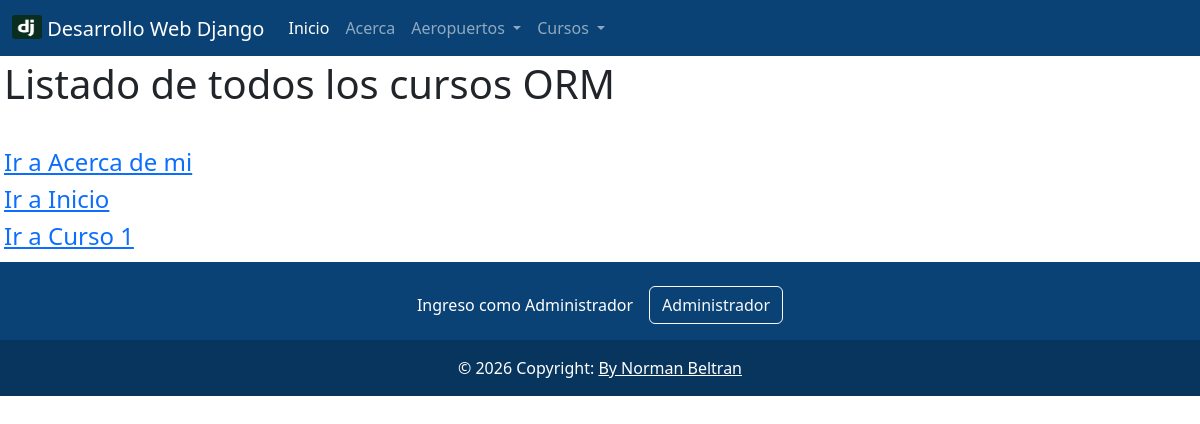
The page /miapp/allcursos_orm/ on the database as committed earlier.
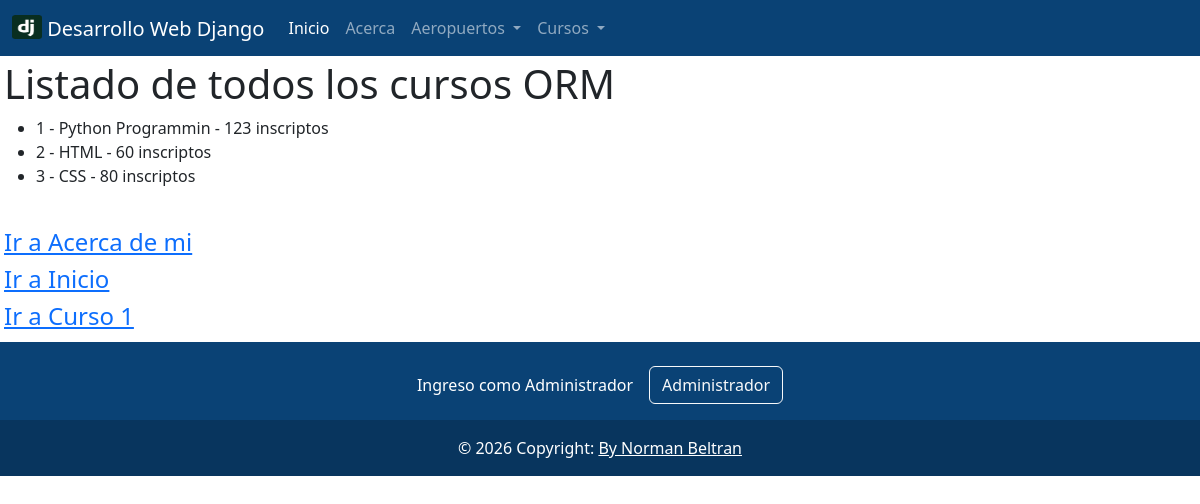
The same page on the database as committed later.
### miapp/models.py (models this page shows, shortened)
class Curso(models.Model):
    nombre = models.CharField(max_length=50)
    inscriptos = models.IntegerField()
    profesor = models.CharField(max_length=50)
    adjunto= models.CharField(max_length=50)

### miapp/views.py (the view)
# urls.py: path("allcursos_orm/", views.allCursos_orm, name="allcursos_orm"),
def allCursos_orm(request):
    cursos = Curso.objects.all()
    ctx={"cursos": cursos}
    return render(request, "miapp/cursos_orm.html", ctx)

### miapp/templates/miapp/cursos_orm.html (shortened to what this page needs)
{% extends 'miapp/base.html' %}
{% load static %}
{% block content %}
<body>
    <h1>Listado de todos los cursos ORM</h1>
    <ul>
        {% for c in cursos %}
            <li>{{ c.id }} - {{ c.nombre }} - {{ c.inscriptos }} inscriptos</li>
        {% endfor %}
    </ul>
</body>
<br>
<h4><a href="{% url 'acerca' %}">Ir a Acerca de mi</a><br></h4>
<h4><a href="{% url 'index' %}">Ir a Inicio</a><br></h4>
<h4><a href="{% url 'uncurso' id=1 %}">Ir a Curso 1</a><br></h4>
{% endblock content %}

### miapp/templates/miapp/base.html (shortened to what this page needs)
{% load static %}
<!doctype html>
<html lang="es">
  <head>
    <link href="https://cdn.jsdelivr.net/npm/bootstrap@5.2.0-beta1/dist/css/bootstrap.min.css" rel="stylesheet">
  </head>
  <body>
    <nav class="navbar navbar-expand-lg navbar-dark" style='background-color: #0a4275;'>
      <div class="container-fluid">
        <a class="navbar-brand mb-0 h1" href="#">
          <img src="{% static 'miapp/django.png' %}" alt="" width="30" height="24" class="d-inline-block align-text-top">
          Desarrollo Web Django</a>
        <div class="collapse navbar-collapse" id="navbarSupportedContent">
          <ul class="navbar-nav me-auto mb-2 mb-lg-0">
            <li class="nav-item">
              <a class="nav-link active" aria-current="page" href="#">Inicio</a>
            </li>
            <li class="nav-item">
              <a class="nav-link" href="#">Acerca</a>
            </li>
            <li class="nav-item dropdown">
              <a class="nav-link dropdown-toggle" href="#" id="navbarDropdown" role="button" data-bs-toggle="dropdown" aria-expanded="false">
                Aeropuertos
              </a>
            </li>
            <li class="nav-item dropdown">
              <a class="nav-link dropdown-toggle" href="#" id="navbarDropdown" role="button" data-bs-toggle="dropdown" aria-expanded="false">
                Cursos
              </a>
            </li>
          </ul>
        </div>
      </div>
    </nav>
    <div class="p-1 pb-1 ">
      {% block content %} {% endblock %}
    </div>
    <section class="">
      <footer class="text-center text-white" style="background-color: #0a4275;">
        <div class="container p-4 pb-0">
          <section class="">
            <p class="d-flex justify-content-center align-items-center">
              <span class="me-3">Ingreso como Administrador</span>
              <button type="button" class="btn btn-outline-light btn-rounded">
                Administrador
              </button>
            </p>
          </section>
        </div>
        {% block footer %}
        <div class="text-center p-3" style="background-color: rgba(0, 0, 0, 0.2);">
            © 2026 Copyright:
            <a class="text-white" href="https://www.linkedin.com/in/norman-beltran/">By Norman Beltran</a>
        </div>
        {% endblock footer %}
      </footer>
    </section>
  </body>
</html>

Rows that differ between the two databases and show on the page:
added Curso: id "1", nombre "Python Programmin", inscriptos "123"
added Curso: id "2", nombre "HTML", inscriptos "60"
added Curso: id "3", nombre "CSS", inscriptos "80"
